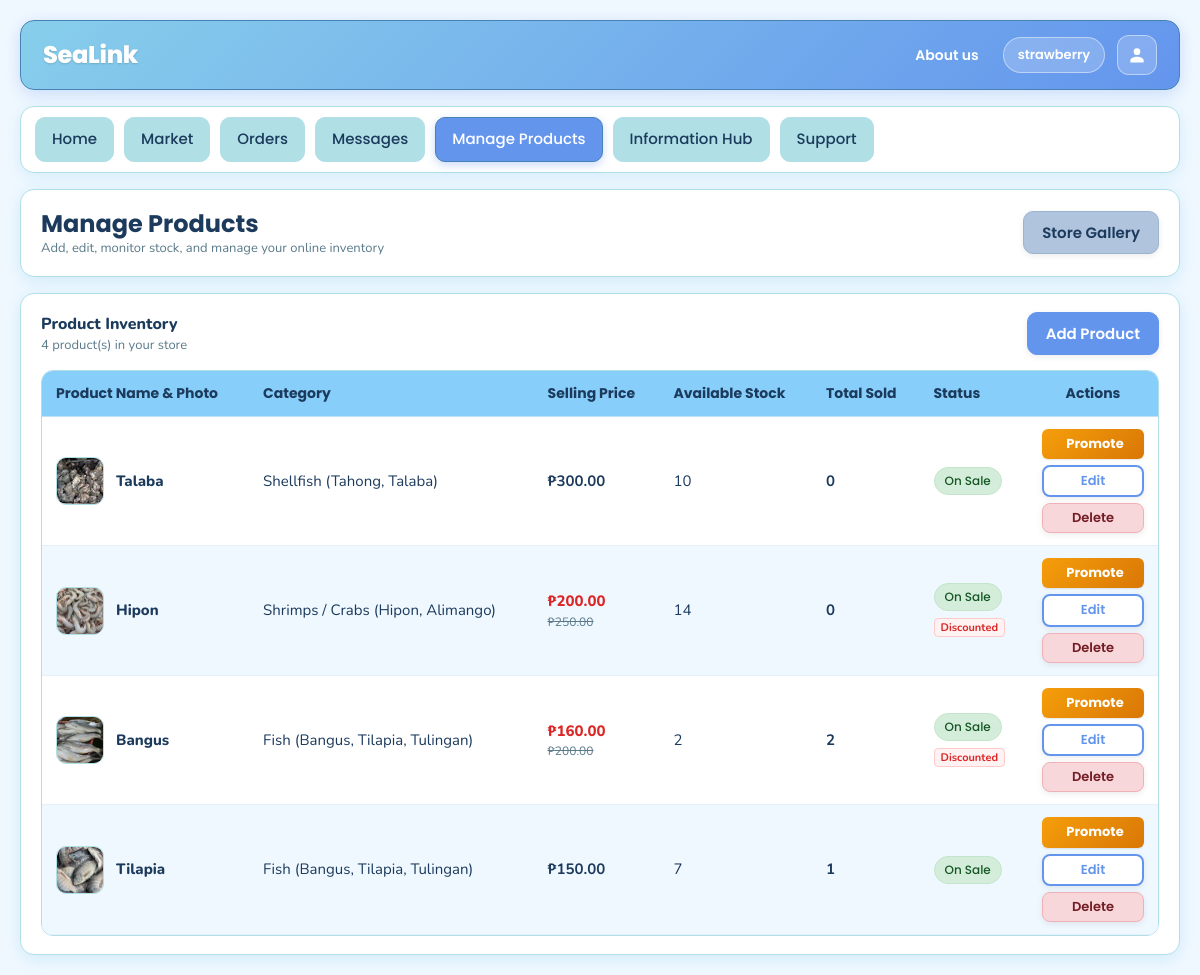
The page /farmer/manage_products.php (signed in) on the database its author committed.
### tables this page shows
CREATE TABLE `product_tbl` (
  `product_id` int(11) NOT NULL,
  `farmer_id` int(11) NOT NULL,
  `category_id` int(11) NOT NULL,
  `name` varchar(150) NOT NULL,
  `description` text DEFAULT NULL,
  `harvested_at` datetime DEFAULT NULL,
  `shelf_life_hours` int(11) DEFAULT 24,
  `selling_deadline` datetime DEFAULT NULL,
  `price` decimal(10,2) NOT NULL,
  `discounted_price` decimal(10,2) DEFAULT NULL,
  `is_sale` tinyint(1) NOT NULL DEFAULT 0,
  `sale_price` decimal(10,2) DEFAULT NULL,
  `stock_quantity` int(11) NOT NULL DEFAULT 0,
  `image_url` varchar(255) DEFAULT NULL,
  `status` varchar(50) NOT NULL DEFAULT 'Active',
  `is_promoted` tinyint(1) NOT NULL DEFAULT 0,
  `promotion_start_date` datetime DEFAULT NULL,
  `promotion_end_date` datetime DEFAULT NULL,
  `receipt_image_path` varchar(255) DEFAULT NULL,
  `gcash_reference_number` varchar(100) DEFAULT NULL,
  `promotion_status` enum('None','Pending','Active','Expired','Rejected') NOT NULL DEFAULT 'None',
  `promotion_plan` varchar(50) DEFAULT NULL,
  `is_boosted` tinyint(1) NOT NULL DEFAULT 0,
  `boost_tier` varchar(50) DEFAULT NULL,
  `boost_expires_at` datetime DEFAULT NULL,
  `created_at` datetime NOT NULL DEFAULT current_timestamp(),
  `updated_at` datetime NOT NULL DEFAULT current_timestamp() ON UPDATE current_timestamp()
);

CREATE TABLE `category_tbl` (
  `category_id` int(11) NOT NULL,
  `category_name` varchar(100) NOT NULL,
  `description` text DEFAULT NULL
);

### includes/functions.php (called while the page is built, shortened)
<?php
if (!function_exists('e')) {
    function e($text)
    {
        return htmlspecialchars((string)$text, ENT_QUOTES, 'UTF-8');
    }
}

### farmer/manage_products.php (the view, shortened to what this page needs)
<?php
require_once __DIR__ . '/../config/db.php';
require_once __DIR__ . '/../includes/functions.php';
require_once __DIR__ . '/../includes/layout_top.php';
$farmer_id   = (int)($_SESSION['user_id'] ?? 0);
$is_verified = (($_SESSION['verification_status'] ?? '') === 'Verified');
$sql = "
SELECT
  p.product_id,
  p.category_id,
  p.name,
  p.description,
  p.price,
  p.stock_quantity,
  p.image_url,
  p.status,
  p.harvested_at,
  p.shelf_life_hours,
  p.selling_deadline,
  p.is_boosted,
  p.boost_tier,
  p.boost_expires_at,
  p.is_promoted,
  p.promotion_start_date,
  p.promotion_end_date,
  p.receipt_image_path,
  p.promotion_status,
  p.promotion_plan,
  p.discounted_price,
  c.category_name,
  COALESCE(s.sold_qty, 0) AS sold_qty
FROM product_tbl p
JOIN category_tbl c ON c.category_id = p.category_id
LEFT JOIN (
  SELECT
    oi.product_id,
    SUM(CASE WHEN o.order_status = 'Completed' THEN oi.quantity ELSE 0 END) AS sold_qty
  FROM order_item_tbl oi
  JOIN order_tbl o ON o.order_id = oi.order_id
  GROUP BY oi.product_id
) s ON s.product_id = p.product_id
WHERE p.farmer_id = ?
ORDER BY p.created_at DESC
";
$stmt = mysqli_prepare($conn, $sql);
mysqli_stmt_bind_param($stmt, "i", $farmer_id);
mysqli_stmt_execute($stmt);
$products_res = mysqli_stmt_get_result($stmt);
$products = [];
while ($row = mysqli_fetch_assoc($products_res)) $products[] = $row;
$product_count = count($products);
?>
<main class="dashboard-content farmer-dashboard">
  <div class="section-card" style="margin-bottom:16px;">
    <div style="display:flex; justify-content:space-between; align-items:center; flex-wrap:wrap; gap:12px;">
      <div>
        <h1 style="margin:0; font-size:24px;">Manage Products</h1>
        <div class="small-muted">Add, edit, monitor stock, and manage your online inventory</div>
      </div>
      <div>
        <a class="btn btn-secondary" href="<?php echo BASE_URL; ?>/farmer/product_gallery.php">
          Store Gallery
        </a>
      </div>
    </div>
  </div>
  <div class="section-card">
    <div style="display:flex; justify-content:space-between; align-items:center; margin-bottom:14px; flex-wrap:wrap; gap:10px;">
      <div>
        <div style="font-weight:800; font-size:16px;">Product Inventory</div>
        <div class="small-muted"><?php echo $product_count; ?> product(s) in your store</div>
      </div>
      <button class="btn btn-primary" type="button"
        <?php echo $is_verified ? 'onclick="openAddModal()"' : 'disabled aria-disabled="true" title="Posting is disabled until verified"'; ?>>
        Add Product
      </button>
    </div>
    <div class="table-wrap">
      <table class="table">
        <thead>
          <tr>
            <th>Product Name & Photo</th>
            <th>Category</th>
            <th>Selling Price</th>
            <th>Available Stock</th>
            <th>Total Sold</th>
            <th>Status</th>
            <th style="width:130px; text-align:center;">Actions</th>
          </tr>
        </thead>
        <tbody>
          <?php foreach ($products as $p) {
            $is_active = ($p['status'] === 'Active');
            $status_label = $is_active ? 'On Sale' : 'Out of Stock';
            $now = time();
            $sale_hours_left = '';
            $duration_hours_val = '';
            if (!empty($p['selling_deadline'])) {
              $diff = strtotime($p['selling_deadline']) - $now;
              if ($diff > 0) {
                $duration_hours_val = (string)max(1, min(24, (int)ceil($diff / 3600)));
              }
            } elseif (!empty($p['shelf_life_hours'])) {
              $duration_hours_val = (string)min(24, (int)$p['shelf_life_hours']);
            }
          ?>
            <tr>
              <td>
                <div class="product-cell">
                  <div class="thumb">
                    <?php if (!empty($p['image_url'])) { ?>
                      <img src="<?php echo BASE_URL . '/' . e($p['image_url']); ?>" alt="">
                    <?php } else { ?>
                      <div style="display:flex;align-items:center;justify-content:center;height:100%;font-size:13px;color:var(--muted);">No Image</div>
                    <?php } ?>
                  </div>
                  <div>
                    <div style="font-weight:800; font-size:15px;"><?php echo e($p['name']); ?></div>
                  </div>
                </div>
              </td>
              <td><?php echo e($p['category_name']); ?></td>
              <td>
                <?php if (!empty($p['discounted_price']) && $p['discounted_price'] < $p['price']) { ?>
                  <div style="color:#dc2626; font-size:15px; font-weight:800;">₱<?php echo number_format((float)$p['discounted_price'], 2); ?></div>
                  <div style="font-size:12px; color:var(--muted); text-decoration:line-through; font-weight:400;">₱<?php echo number_format((float)$p['price'], 2); ?></div>
                <?php } else { ?>
                  <span style="font-weight:700;">₱<?php echo number_format((float)$p['price'], 2); ?></span>
                <?php } ?>
              </td>
              <td><?php echo (int)$p['stock_quantity']; ?></td>
              <td><strong><?php echo (int)$p['sold_qty']; ?></strong></td>
              <td>
                <span class="badge <?php echo $is_active ? 'active' : 'inactive'; ?>">
                  <?php echo e($status_label); ?>
                </span>
                <?php if (!empty($p['discounted_price']) && (float)$p['discounted_price'] < (float)$p['price']) { ?>
                  <div style="margin-top:4px;">
                    <span style="background:#fef2f2; color:#dc2626; border:1px solid #fecaca; border-radius:4px; padding:2px 6px; font-size:11px; font-weight:700; display:inline-block; line-height:1.2;">
                      Discounted<?php if ($sale_hours_left !== '') { echo ' &bull; ' . e($sale_hours_left); } ?>
                    </span>
                  </div>
                <?php } ?>
              </td>
              <td style="text-align:center; vertical-align:middle;">
                <div class="actions" style="display:flex; flex-direction:column; gap:6px; align-items:center; justify-content:center; width:100%; max-width:115px; margin:0 auto;">
                  <button type="button"
                    class="btn btn-sm"
                    style="width:100%; justify-content:center; background:linear-gradient(135deg, #f59e0b, #d97706); color:#fff; border:none; font-weight:700; display:inline-flex; align-items:center; gap:4px; padding:6px 10px; border-radius:6px; box-shadow:0 1px 2px rgba(0,0,0,0.1);"
                    <?php echo ($is_verified && $p['status'] === 'Active') ? '' : 'disabled'; ?>
                    data-id="<?php echo (int)$p['product_id']; ?>"
                    data-name="<?php echo e($p['name']); ?>"
                    data-price="<?php echo e($p['price']); ?>"
                    data-stock="<?php echo e($p['stock_quantity']); ?>"
                    data-img="<?php echo !empty($p['image_url']) ? BASE_URL . '/' . e($p['image_url']) : ''; ?>"
                    data-promo-status="<?php echo e($p['promotion_status'] ?? 'None'); ?>"
                    data-promo-plan="<?php echo e($p['promotion_plan'] ?? ''); ?>"
                    data-promo-end="<?php echo e($p['promotion_end_date'] ?? ''); ?>"
                    onclick="openPromoteProductModal(this)">
                    <span></span> Promote
                  </button>
                  <button type="button"
                    class="btn btn-sm btn-outline-primary"
                    style="width:100%; justify-content:center; padding:5px 10px;"
                    <?php echo $is_verified ? '' : 'disabled'; ?>
                    data-id="<?php echo (int)$p['product_id']; ?>"
                    data-name="<?php echo e($p['name']); ?>"
                    data-category-id="<?php echo (int)$p['category_id']; ?>"
                    data-description="<?php echo e($p['description']); ?>"
                    data-price="<?php echo e($p['price']); ?>"
                    data-stock="<?php echo (int)$p['stock_quantity']; ?>"
                    data-status="<?php echo e($p['status']); ?>"
                    data-sale-duration="<?php echo e($duration_hours_val); ?>"
                    data-discounted-price="<?php echo e($p['discounted_price'] ?? ''); ?>"
                    onclick="populateEditModal(this)">
                    Edit
                  </button>
                  <button type="button"
                    class="btn btn-sm btn-outline-danger"
                    style="width:100%; justify-content:center; padding:5px 10px;"
                    <?php echo $is_verified ? '' : 'disabled'; ?>
                    data-id="<?php echo (int)$p['product_id']; ?>"
                    data-name="<?php echo e($p['name']); ?>"
                    data-img="<?php echo !empty($p['image_url']) ? BASE_URL . '/' . e($p['image_url']) : ''; ?>"
                    onclick="populateDeleteModal(this)">
                    Delete
                  </button>
                </div>
              </td>
            </tr>
          <?php } ?>
        </tbody>
      </table>
    </div>
  </div>
</main>
<?php require_once __DIR__ . '/../includes/layout_bottom.php'; ?>

### assets/css/base.css (style rules this page uses)
* { margin: 0; padding: 0; box-sizing: border-box; }
:root { --bg: #F0F8FF; --bg-alt: #E0FFFF; --surface: #FFFFFF; --primary: #6495ED; --primary-hover: #4a7bd4; --sky-blue: #87CEEB; --light-sky-blue: #87CEFA; --powder-blue: #B0E0E6; --steel-blue: #4682B4; --dark-navy: #1B3A5C; --ocean-blue: #2E86AB; --deep-cerulean: #1B6CA8; --cadet-blue: #5F9EA0; --dark-sky-blue: #4C7A96; --beau-blue: #BCD4E6; --light-steel-blue: #B0C4DE; --gray-blue: #5A7A8A; --text: #1B3A5C; --text-dark: #152525; --text-white: #FFFFFF; --muted: #5A7A8A; --border: #B0E0E6; --border-light: #E0FFFF; --border-subtle: #F0F8FF; --card-shadow: 0 4px 16px rgba(135, 206, 235, 0.30); --card-shadow-hover:0 8px 24px rgba(100, 149, 237, 0.35); --widget-shadow: 0 6px 18px rgba(70, 130, 180, 0.20); --focus-glow: 0 0 0 3px rgba(100, 149, 237, 0.35); --font-primary: 'Poppins', sans-serif; --font-secondary: 'Nunito', sans-serif; }
body { font-family: var(--font-secondary); background-color: var(--bg); color: var(--text); line-height: 1.5; font-size: 16px; -webkit-font-smoothing: antialiased; -moz-osx-font-smoothing: grayscale; overflow-x: hidden; }
h1, h2, h3, h4, h5, h6 { font-family: var(--font-primary); color: var(--text); line-height: 1.3; overflow-wrap: break-word; word-wrap: break-word; }
h1, .page-title { font-size: 28px; font-weight: 700; margin-bottom: 8px; }
small, .small-muted, .caption { font-family: var(--font-secondary); font-size: 13px; font-weight: 400; color: var(--muted); }
a { color: var(--deep-cerulean); text-decoration: none; transition: color 0.15s ease; }

### assets/css/components.css (style rules this page uses)
.btn { display: inline-flex; align-items: center; justify-content: center; gap: 8px; padding: 10px 18px; border-radius: 10px; text-decoration: none; border: none; cursor: pointer; font-family: var(--font-primary); font-size: 15px; font-weight: 600; line-height: 1.4; transition: all 0.18s ease; box-shadow: 0 2px 6px rgba(0, 0, 0, 0.08); }
.btn-primary, .btn-search { background: var(--primary); color: var(--text-white); border: 1px solid var(--primary); }
.btn-secondary, .btn-back { background: var(--light-steel-blue); color: var(--dark-navy); border: 1px solid #9bb5d1; }
.btn-danger, .btn-reject, .btn-outline-danger { background: #F8D7DA; color: #721C24; border: 1px solid #f1b0b7; }
.btn-outline-primary, .btn-view { background: #FFFFFF; color: var(--primary); border: 2px solid var(--primary); }
.btn-sm { padding: 6px 12px; font-size: 13px; border-radius: 8px; }
.section-card { background: var(--surface); border: 1px solid var(--border); border-radius: 14px; padding: 18px 20px; margin-top: 16px; box-shadow: var(--card-shadow); }
.table-wrap { overflow-x: auto; border-radius: 12px; border: 1px solid var(--border); background: var(--surface); margin-top: 10px; }
.table { width: 100%; border-collapse: collapse; margin: 0; }
.table th { background: var(--light-sky-blue); color: var(--dark-navy); font-family: var(--font-primary); font-weight: 700; padding: 12px 14px; text-align: left; border-bottom: 1px solid #bce1f8; font-size: 14px; }
.table td { padding: 12px 14px; text-align: left; vertical-align: middle; border-bottom: 1px solid #e5f0fa; font-family: var(--font-secondary); font-size: 15px; color: var(--text); }
.table tbody tr:nth-child(even) { background: var(--bg); }
.table tbody tr:nth-child(odd) { background: #FFFFFF; }
.badge { display: inline-flex; align-items: center; gap: 6px; padding: 4px 10px; border-radius: 999px; font-family: var(--font-primary); font-size: 12px; font-weight: 500; border: 1px solid var(--border); background: #fafafa; color: var(--text); }
.badge.active { background: #D4EDDA; border-color: #c3e6cb; color: #155724; }

### assets/css/farmer.css (style rules this page uses)
.farmer-dashboard { background: transparent; padding: 0; border: none; }
.farmer-dashboard .product-cell { display: flex; align-items: center; gap: 12px; }
.farmer-dashboard .thumb { width: 48px; height: 48px; border-radius: 10px; overflow: hidden; background: var(--bg); border: 1px solid var(--border); flex: 0 0 auto; }
.farmer-dashboard .thumb img { width: 100%; height: 100%; object-fit: cover; display: block; }

### rows shown on the page
product_tbl: image_url (picture), name "Talaba", category.category_name "Shellfish (Tahong, Talaba)", price "300.00", stock_quantity "10", sold_qty "0", status "On Sale"
product_tbl: image_url (picture), name "Hipon", category.category_name "Shrimps / Crabs (Hipon, Alimango)", discounted_price "200.00", price "250.00", stock_quantity "14", sold_qty "0", status "On Sale", shows "Discounted"
product_tbl: image_url (picture), name "Bangus", category.category_name "Fish (Bangus, Tilapia, Tulingan)", discounted_price "160.00", price "200.00", stock_quantity "2", sold_qty "2", status "On Sale", shows "Discounted"
product_tbl: image_url (picture), name "Tilapia", category.category_name "Fish (Bangus, Tilapia, Tulingan)", price "150.00", stock_quantity "7", sold_qty "1", status "On Sale"

### other values the page prints
$app_name "SeaLink"
$_SESSION['username'] "strawberry"
$product_count "4"
